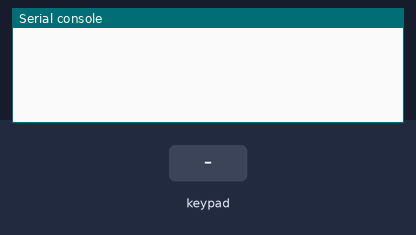
The program below on a simulated Raspberry Pi Pico running MicroPython. Parts: the last lines printed to the serial console. The test bench sets the inputs (shaded band).

Above: at 1.2 s.
1.3 s: key '*' pressed
At 1.7 s:
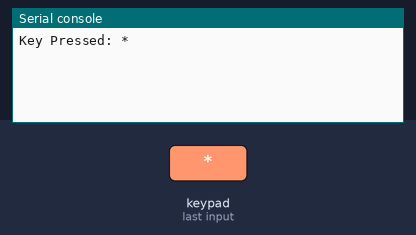
2.8 s: keypad keys 1 2 pressed 0.4 s apart
At 4.3 s:
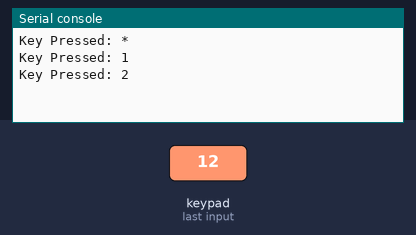
5.1 s: key '#' pressed
At 5.7 s:
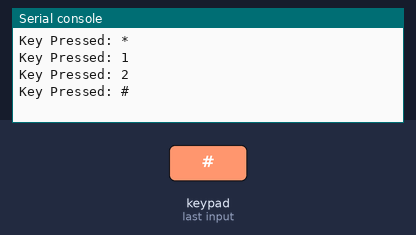
6.6 s: keypad keys 1 2 A pressed 0.4 s apart
At 8.9 s:
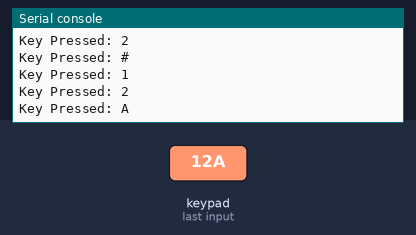
9.3 s: key 'D' pressed
At 10.3 s:
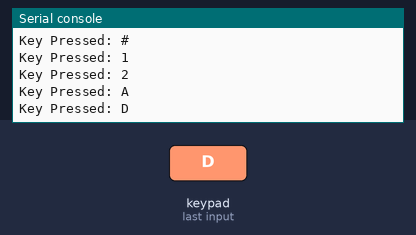
10.8 s: key 'C' pressed
At 12.3 s:
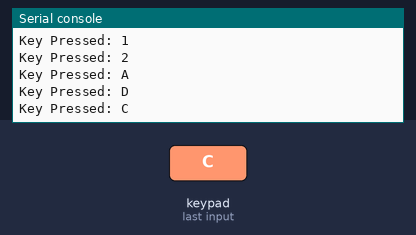

Measured:
- after the input at 1.3 s, the serial console: prints a new line at once (image 1)
- after the input at 2.8 s, the serial console: prints a new line at once (image 2)
- after the input at 5.1 s, the serial console: prints a new line at once (image 3)
- after the input at 6.6 s, the serial console: prints a new line at once (image 4)
- after the input at 9.3 s, the serial console: prints a new line at once (image 5)
- after the input at 10.8 s, the serial console: prints a new line at once (image 6)

The program:

01_4x4_Matrix_Keypad.py
```python
from machine import Pin
from time import sleep_ms

# -----------------------------
# GPIO Configuration
# -----------------------------

rows = [
    Pin(6, Pin.IN, Pin.PULL_DOWN),   # R1
    Pin(7, Pin.IN, Pin.PULL_DOWN),   # R2
    Pin(8, Pin.IN, Pin.PULL_DOWN),   # R3
    Pin(9, Pin.IN, Pin.PULL_DOWN)    # R4
]

cols = [
    Pin(5, Pin.OUT),    # C4
    Pin(4, Pin.OUT),    # C3
    Pin(3, Pin.OUT),    # C2
    Pin(2, Pin.OUT)     # C1
]

# Turn every column OFF initially
for col in cols:
    col.value(0)

# Key Layout
keys = [
    ['*', '0', '#', 'D'],
    ['7', '8', '9', 'C'],
    ['4', '5', '6', 'B'],
    ['1', '2', '3', 'A']
]

# -----------------------------
# Main Loop
# -----------------------------

last_key = None

while True:

    detected = None

    for c in range(4):

        # Activate one column
        cols[c].value(1)

        for r in range(4):

            if rows[r].value():

                detected = keys[r][c]

        cols[c].value(0)

    if detected != last_key:

        if detected is not None:
            print("Key Pressed:", detected)

        last_key = detected

    sleep_ms(20)
```
